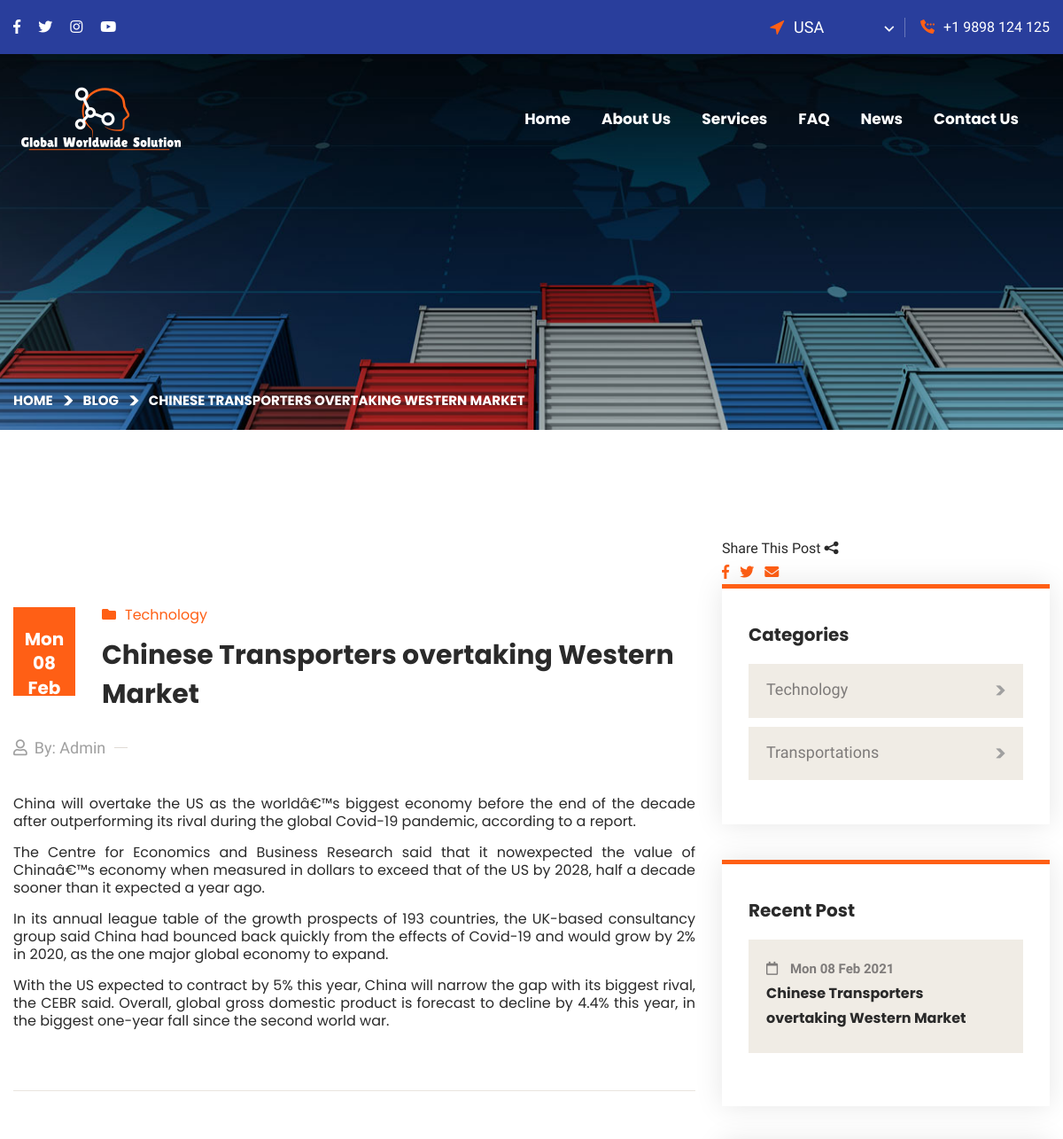
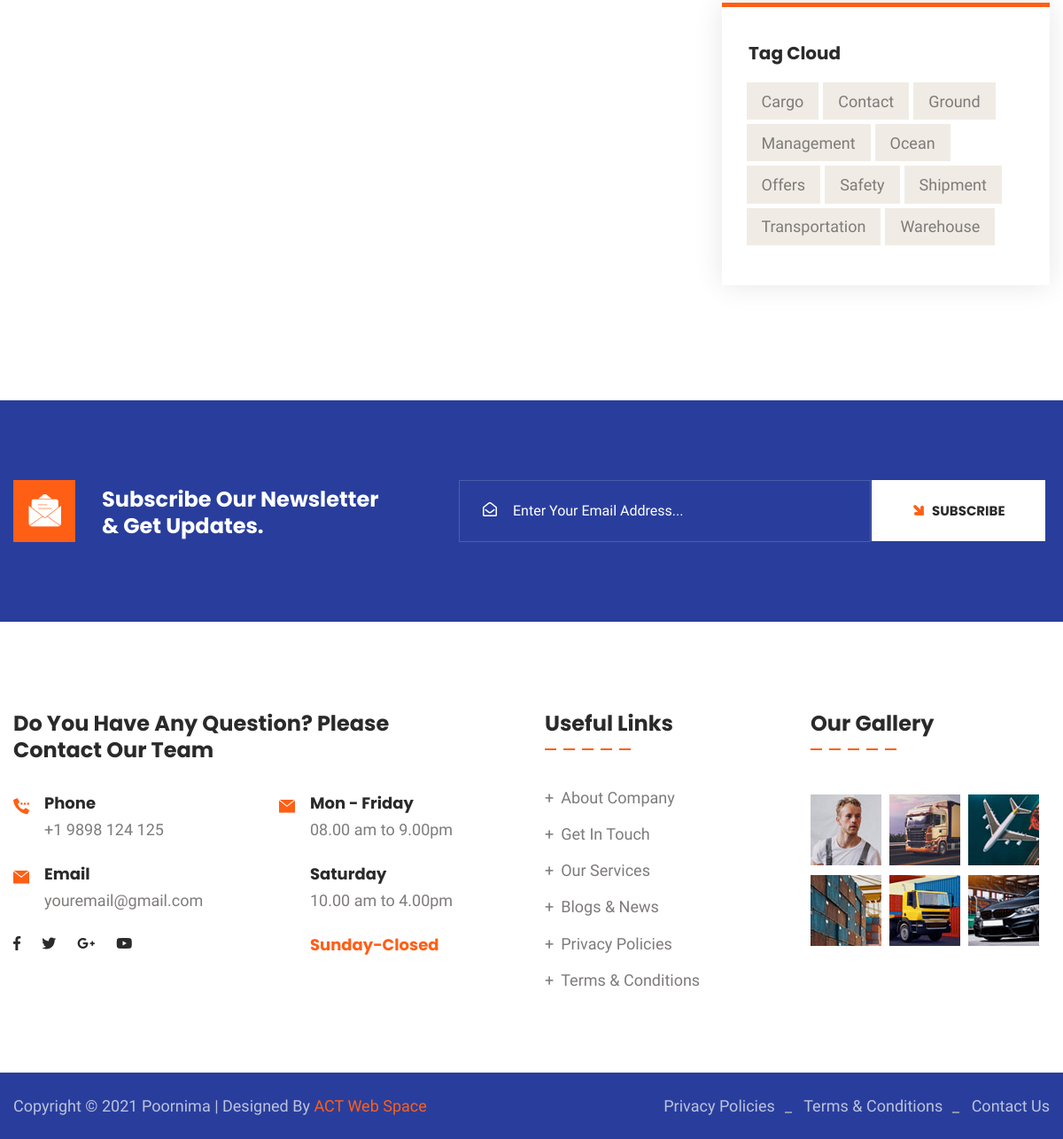
The app's page /blog-details.php?id=4 with its own data (2 pictures, top to bottom).
### tables this page shows
CREATE TABLE `settings` (
  `id` int(100) NOT NULL,
  `header_logo` varchar(255) DEFAULT NULL,
  `email` varchar(255) DEFAULT NULL,
  `phone` varchar(255) DEFAULT NULL,
  `phone2` varchar(20) DEFAULT NULL,
  `footer_logo` varchar(255) DEFAULT NULL,
  `footer_desc` varchar(5000) DEFAULT NULL,
  `facebook` varchar(2000) DEFAULT NULL,
  `twitter` varchar(2000) DEFAULT NULL,
  `linkedin` varchar(2000) DEFAULT NULL,
  `instagram` varchar(2000) DEFAULT NULL,
  `youtube` varchar(2000) DEFAULT NULL,
  `address` varchar(1000) DEFAULT NULL,
  `city` varchar(255) DEFAULT NULL,
  `state` varchar(255) DEFAULT NULL,
  `country` varchar(255) DEFAULT NULL,
  `pin` varchar(255) DEFAULT NULL,
  `map` varchar(3000) DEFAULT NULL,
  `site_name` varchar(255) DEFAULT NULL
);

CREATE TABLE `blog` (
  `id` int(100) NOT NULL,
  `title` varchar(1000) DEFAULT NULL,
  `category` varchar(255) DEFAULT NULL,
  `descrip` varchar(10000) DEFAULT NULL,
  `img` varchar(100) DEFAULT NULL,
  `url` varchar(255) DEFAULT NULL,
  `date` varchar(100) DEFAULT NULL,
  `status` varchar(10) DEFAULT NULL
);

CREATE TABLE `category` (
  `id` int(100) NOT NULL,
  `cat_name` varchar(255) NOT NULL
);

### blog-details.php (the view, shortened to what the rows shown need)
<?php
    include "admin/conn.php";
    $id = $_GET['id'];
    $blog = mysqli_query($con,"SELECT * FROM blog WHERE id=$id");
    $fetch = mysqli_fetch_array($blog);
    $recent = mysqli_query($con,"SELECT * FROM blog LIMIT 4");
    $cat = mysqli_query($con,"SELECT * FROM category ORDER BY id DESC");
?>
<!DOCTYPE html>
<html lang="en">
<head>
<link href="assets/css/bootstrap.css" rel="stylesheet">
<link href="assets/css/style.css" rel="stylesheet">
<link href="assets/css/responsive.css" rel="stylesheet">
<link href="assets/css/color.css" rel="stylesheet">
</head>
<body>
<div class="page-wrapper">
<?php include "header.php"; ?>
    <section class="page-title" style="background-image: url(assets/images/background/bg-20.jpg);">
        <div class="auto-container">
            <div class="content-box">
                <div class="content-wrapper">
                    <ul class="bread-crumb clearfix">
                        <li><a href="index.php">Home</a></li>
                        <li><a href="#">Blog</a></li>
                        <li><?php echo $fetch['title']; ?></li>
                    </ul>
                </div>
            </div>
        </div>
    </section>
    <section class="news-section">
        <div class="auto-container">
            <div class="row">
                <div class="col-lg-8">
                    <div class="news-block-four blog-single-post">
                        <div class="inner-box">
                            <div class="lower-content">
                                <div class="top-content">
                                    <div class="date"><?php echo $fetch['date'];  ?></div>
                                    <div class="category"><i class="fas fa-folder"></i><?php echo $fetch['category'];  ?></div>
                                    <h3><?php echo $fetch['title'];  ?></h3>
                                </div>
                                <div class="text mb-5">
                                    <p><?php echo $fetch['descrip'];  ?></p>
                                </div>
                            </div>
                        </div>
                    </div>
                </div>
                <aside class="col-lg-4 sidebar">
                    <div class="blog-sidebar style-two">
                        <div class="widget widget_categories">
                            <div class="widget-content">
                                <ul class="categories-list clearfix">
                                     <?php
                                        while($row=mysqli_fetch_array($cat)){
                                        $counter  = mysqli_query($con,"SELECT * FROM blog WHERE category='".$row['cat_name']."'");
                                        $counti = mysqli_num_rows($counter);
                                    ?>
                                    <li><a href="blog-category.php?category=<?php echo $row['cat_name']; ?>"><?php echo $row['cat_name']; ?> <i class="flaticon-right-arrow-6"></i> <span><?php echo $counti; ?></span></a></li>
                                 <?php  } ?>
                                </ul>
                            </div>
                        </div>
                        <div class="widget news-widget-two">
                            <div class="wrapper-box">
                                <?php
                                    while($row=mysqli_fetch_array($recent)){
                                ?>
                                <div class="post" style="background-image: url(assets/images/resource/news-26.jpg);">
                                    <div class="content">
                                        <div class="date"><i class="far fa-calendar"></i> <?php echo $row['date']; ?></div>
                                        <h4><a href="blog-details.php?id=<?php echo $row['id']; ?>"><?php echo $row['title']; ?></a></h4>
                                    </div>
                                </div>
                           <?php  } ?>
                            </div>
                        </div>
                    </div>
                </aside>
            </div>
        </div>
    </section>
   <?php include "footer.php"; ?>
</body>
</html>

### header.php (shortened to what the rows shown need)
<?php
    include "admin/conn.php";
    $settings = mysqli_query($con,"SELECT * FROM settings");
    $setting  = mysqli_fetch_array($settings);
?>
    <header class="main-header header-style-one">
        <div class="header-top">
            <div class="auto-container">
                <div class="inner-container">
                    <div class="right-column">
                        <div class="location">
                            <span class="flaticon-cursor"></span>
                            <form action="#" class="location-switcher">
                            </form>
                        </div>
                        <div class="phone-number"><i class="flaticon-calling"></i><a href="tel:<?php  echo $setting['phone']; ?>"></a><?php  echo $setting['phone']; ?></div>
                    </div>
                </div>
            </div>
        </div>
    </header>

### footer.php (shortened to what the rows shown need)
<?php
    include "admin/conn.php";
    $settings = mysqli_query($con,"SELECT * FROM settings");
    $setting  = mysqli_fetch_array($settings);
?>
    <footer class="main-footer">
        <div class="upper-box">
            <div class="auto-container">
                <div class="row">
                    <div class="col-lg-6">
                        <div class="widget contact-widget style-two">
                            <div class="row">
                                <div class="col-md-6">
                                    <div class="wrapper-box">
                                        <div class="icon-box">
                                            <div class="text"><strong>Phone</strong><a href="tel:<?php echo $setting['phone']; ?>"><?php echo $setting['phone']; ?></a></div>
                                        </div>
                                        <div class="icon-box">
                                            <div class="text"><strong>Email</strong><a href="mail:<?php echo $setting['email']; ?>"><?php echo $setting['email']; ?></a></div>
                                        </div>
                                    </div>
                                </div>
                            </div>
                        </div>
                    </div>
                </div>
            </div>
        </div>
    </footer>
    <div class="footer-bottom">
        <div class="auto-container">
            <div class="row m-0 align-items-center justify-content-between">
                <div class="copyright-text">Copyright © 2021 <?php echo $setting['site_name']; ?> | Designed By <a target="blank" href="https://www.actwebspace.com"> ACT Web Space</a></div>
                <ul class="menu">
                    <li><a href="privacy.php">Privacy Policies</a></li>
                    <li><a href="terms.php">Terms & Conditions </a></li>
                    <li><a href="contact.php">  Contact Us</a></li>
                </ul>
            </div>
        </div>
    </div>
</div>

### records on screen
settings: phone "+1 9898 124 125", email "youremail@gmail.com", site_name "Poornima"
blog: title "CHINESE TRANSPORTERS OVERTAKING WESTERN MARKET", date "Mon 08 Feb 2021", category "Technology", title "Chinese Transporters overtaking Western Market", descrip "China will overtake the US as the worldâ€™s biggest economy before the end of the decade after outperforming its rival during the global Covid-19 pandemic, according to a report. The Centre for Economics and Business Research said that it nowexpected the value of Chinaâ€™s economy when measured in dollars to exceed that of the US by 2028, half a decade sooner than it expected a year ago. In its annual league table of the growth prospects of 193 countries, the UK-based consultancy group said China had bounced back quickly from the effects of Covid-19 and would grow by 2% in 2020, as the one major global economy to expand. With the US expected to contract by 5% this year, China will narrow…"
category: cat_name "Technology"
category: cat_name "Transportations"
